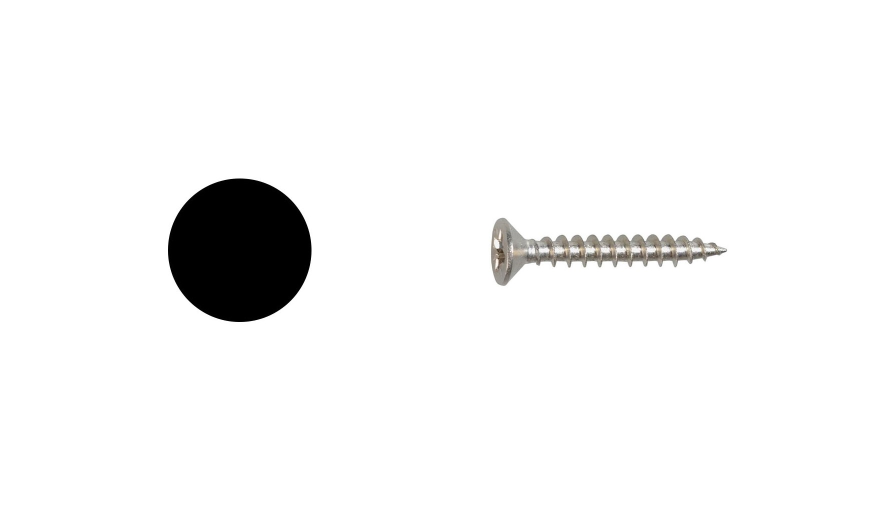
#> input picture withScrewTest.jpg, 1741 x 1021 px (shown at 1/2 size)
$ python identify.py   (older library calls are emulated)
#> lines starting #> are read from the running program, lines starting #| are printed output that depends on the picture; after the words box and inside, x2 and y2 are one past the last pixel; in counts of white or black regions, pixels touching at a corner belong together; long printed decimals are rounded
### ML/SizeObj.py
from scipy.spatial import distance as dist
from imutils import perspective
from imutils import contours
import numpy as np
import argparse
import imutils
import cv2

class SizeObj:

    def __init__(self, image_path):
        # load the image, convert it to grayscale, and blur it slightly
#> called with image_path = 'withScrewTest.jpg'
        image = cv2.imread(image_path)
#> image is the input picture: shape (1021, 1741, 3); mean B, G, R 244.1, 244.2, 244.3
        gray = cv2.cvtColor(image, cv2.COLOR_BGR2GRAY)
        gray = cv2.GaussianBlur(gray, (7, 7), 0)

        # perform edge detection, then perform a dilation + erosion to
        # close gaps in between object edges
        edged = cv2.Canny(gray, 50, 100)
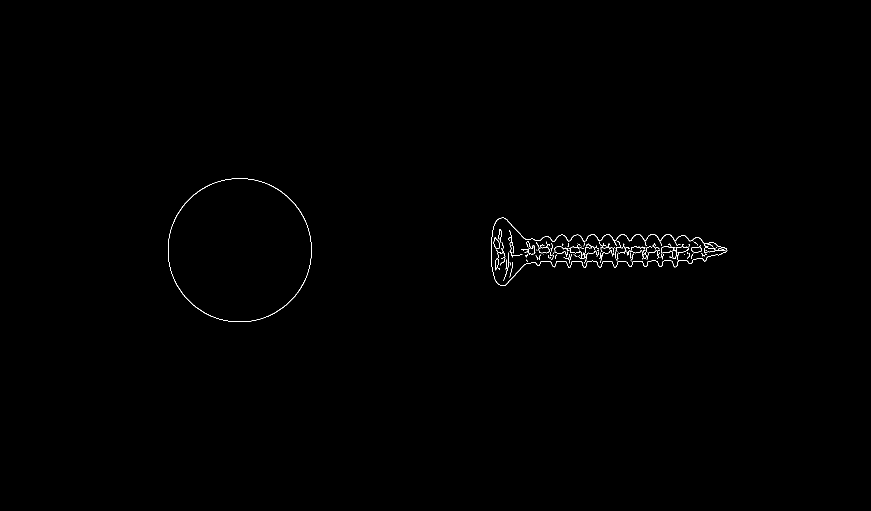
#> edged: shape (1021, 1741) (shown at 1/2 size); 0.29% white in thin lines or dots, all inside (x1, y1, x2, y2) = (336, 357, 1455, 644)
        edged = cv2.dilate(edged, None, iterations=1)
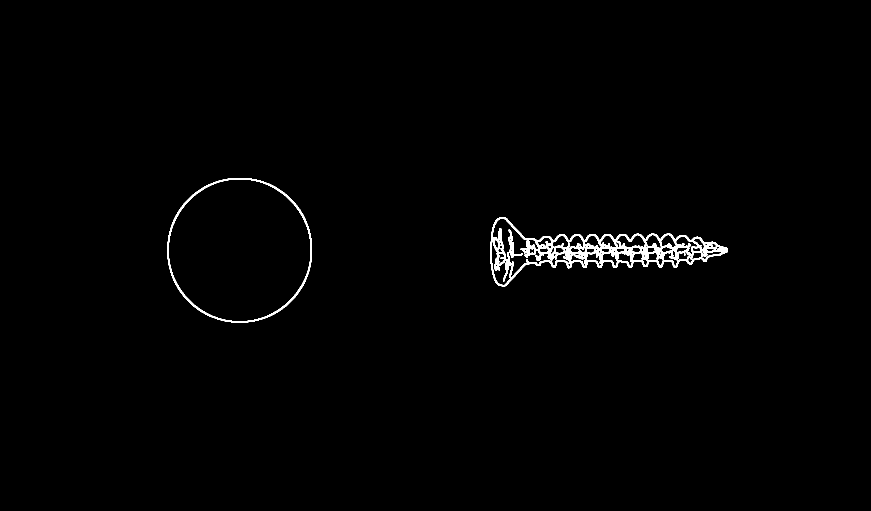
#> edged: shape (1021, 1741) (shown at 1/2 size); 0.94% white; 5 white regions (1 under 20 px), largest, box (x1, y1, x2, y2) and area: (981, 434, 1456, 573) 11370, (335, 356, 624, 645) 3341, (986, 457, 1046, 563) 1603, (1041, 481, 1072, 516) 440
        edged = cv2.erode(edged, None, iterations=1)

        # find contours in the edge map
        cnts = cv2.findContours(edged.copy(), cv2.RETR_EXTERNAL,
            cv2.CHAIN_APPROX_SIMPLE)
#> cnts = 2 contours; box (x1, y1, x2, y2) and area: (336, 357, 623, 644) 64781, (982, 435, 1455, 572) 25923
        cnts = imutils.grab_contours(cnts)

        (cnts, _) = contours.sort_contours(cnts)

        self.image = image
        self.contours = cnts
#> self.contours has the same summary as cnts
        self.pixelsPerMetric = None

    def process(self, width):
#> called with width = 0.955
        sizes = []
        for c in self.contours:
            # if the contour is not sufficiently large, ignore it
            if cv2.contourArea(c) < 100:
                continue

            # compute the rotated bounding box of the contour
            orig = self.image.copy()
            box = cv2.minAreaRect(c)
            box = cv2.cv.BoxPoints(box) if imutils.is_cv2() else cv2.boxPoints(box)
            box = np.array(box, dtype="int")

            # order the points in the contour such that they appear
            # in top-left, top-right, bottom-right, and bottom-left
            # order, then draw the outline of the rotated bounding
            # box
            box = perspective.order_points(box)
            cv2.drawContours(orig, [box.astype("int")], -1, (0, 255, 0), 2)

            # loop over the original points and draw them
            for (x, y) in box:
                cv2.circle(orig, (int(x), int(y)), 5, (0, 0, 255), -1)

            # unpack the ordered bounding box, then compute the midpoint
            # between the top-left and top-right coordinates, followed by
            # the midpoint between bottom-left and bottom-right coordinates
            (tl, tr, br, bl) = box
            (tltrX, tltrY) = midpoint(tl, tr)
            (blbrX, blbrY) = midpoint(bl, br)

            # compute the midpoint between the top-left and top-right points,
            # followed by the midpoint between the top-righ and bottom-right
            (tlblX, tlblY) = midpoint(tl, bl)
            (trbrX, trbrY) = midpoint(tr, br)

            # draw the midpoints on the image
            # cv2.circle(orig, (int(tltrX), int(tltrY)), 5, (255, 0, 0), -1)
            # cv2.circle(orig, (int(blbrX), int(blbrY)), 5, (255, 0, 0), -1)
            # cv2.circle(orig, (int(tlblX), int(tlblY)), 5, (255, 0, 0), -1)
            # cv2.circle(orig, (int(trbrX), int(trbrY)), 5, (255, 0, 0), -1)

            # draw lines between the midpoints
            # cv2.line(orig, (int(tltrX), int(tltrY)), (int(blbrX), int(blbrY)),
            #     (255, 0, 255), 2)
            # cv2.line(orig, (int(tlblX), int(tlblY)), (int(trbrX), int(trbrY)),
            #     (255, 0, 255), 2)

            # compute the Euclidean distance between the midpoints
            dA = dist.euclidean((tltrX, tltrY), (blbrX, blbrY))
            dB = dist.euclidean((tlblX, tlblY), (trbrX, trbrY))

            # if the pixels per metric has not been initialized, then
            # compute it as the ratio of pixels to supplied metric
            # (in this case, inches)
            if self.pixelsPerMetric is None:
                self.pixelsPerMetric = dB / width

            # compute the size of the object
            dimA = dA / self.pixelsPerMetric
            dimB = dB / self.pixelsPerMetric

            sizes.append((dimA, dimB))
#> this loop made 2 passes
#> (tl, tr, br, bl, tltrX, tltrY, blbrX, blbrY) on pass 1: ([336, 357], [622, 357], [622, 643], [336, 643], 479, 357, 479, 643)
#> (tl, tr, br, bl, tltrX, tltrY, blbrX, blbrY) on pass 2: ([987, 433], [1456, 479], [1442, 614], [973, 567], 1221.5, 456, 1207.5, 590.5)
#> after the loop, self.pixelsPerMetric = 299.5; sizes = [(0.955, 0.955), (0.452, 1.57)]

            # draw the object sizes on the image
            # cv2.putText(orig, "{:.1f}in".format(dimA),
            #     (int(tltrX - 15), int(tltrY - 10)), cv2.FONT_HERSHEY_SIMPLEX,
            #     0.65, (255, 255, 255), 2)
            # cv2.putText(orig, "{:.1f}in".format(dimB),
            #     (int(trbrX + 10), int(trbrY)), cv2.FONT_HERSHEY_SIMPLEX,
            #     0.65, (255, 255, 255), 2)

            # show the output image
            # cv2.imshow("Image", orig)
            # cv2.waitKey(0)
        self.sizes = sizes
#> self.sizes = [(0.955, 0.955), (0.452, 1.57)]

def midpoint(ptA, ptB):
	return ((ptA[0] + ptB[0]) * 0.5, (ptA[1] + ptB[1]) * 0.5)

### fft/FFTObj.py
import cv2
import numpy as np
from scipy.signal import find_peaks

class FFTObj:

    def __init__(self, image, pixel_ratio):
        self.img = cv2.imread(image,0)
        self.pixel_ratio = pixel_ratio

    def get_fft_mag_spectrum(self):
        (thresh, img2) = cv2.threshold(self.img, 225, 255, cv2.THRESH_BINARY)
        #img2 = cv2.blur(img2, (1, 1280))
        f = np.fft.ifft2(img2)
        fshift = np.fft.fftshift(f)
        magnitude_spectrum = 20*np.log(np.abs(fshift))
        return magnitude_spectrum

    def get_fft_graph(self):
        mag = self.get_fft_mag_spectrum()
        graph = list();
        for i in range(len(mag[0])):
            graph.append(0);
        for i in range(len(mag)):
            for j in range(len(mag[i])):
                graph[j] = graph[j] + mag[i][j]
        for i in range(len(graph)):
            graph[i] = graph[i] / len(mag)
        return graph

    def get_peaks(self, graph):
        thresh = (max(graph) - min(graph)) * 0.01
        print(thresh)
        return find_peaks(graph, threshold=thresh)[0]

    def get_pitch(self):
        graph = self.get_fft_graph()
        peaks = self.get_peaks(graph)
        maxindex = graph.index(max(graph))
        peakindex = np.where(peaks == maxindex)[0][0]
        pixels = maxindex - peaks[peakindex - 1]
        return pixels * self.pixel_ratio

### identify.py
from matplotlib import pyplot as plt
from fft.FFTObj import FFTObj
from ML.SizeObj import SizeObj
import cv2

image = "withScrewTest.jpg"
# image = "fft/screw.jpg"

size_obj = SizeObj(image)
size_obj.process(0.955)

length = size_obj.sizes[1][1]
#> length = 1.57
inches_per_pixel = 1 / size_obj.pixelsPerMetric
#> inches_per_pixel = 0.00334

img = cv2.imread(image,0)
#> img: shape (1021, 1741); min 0, max 255, mean 244.2
fft = FFTObj(image, inches_per_pixel)
graph = fft.get_fft_graph()
#> in get_fft_mag_spectrum, `(thresh, img2) = cv2.threshold(self.img, 225, 255, cv2.THRESH_BINARY)`:
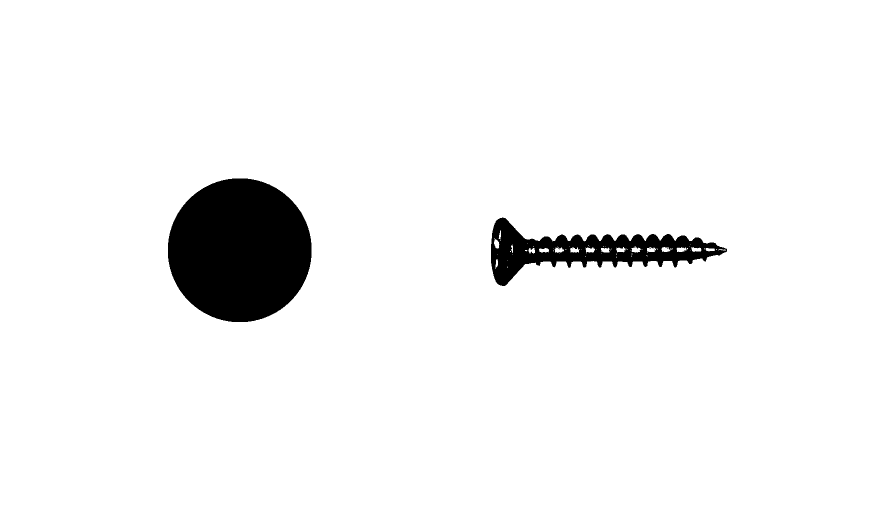
#> img2: shape (1021, 1741) (shown at 1/2 size); 95% white; 6 black regions (4 under 20 px), largest, box (x1, y1, x2, y2) and area: (336, 357, 623, 644) 65046, (982, 435, 1454, 572) 24000
#> in get_fft_mag_spectrum, `magnitude_spectrum = 20*np.log(np.abs(fshift))`:
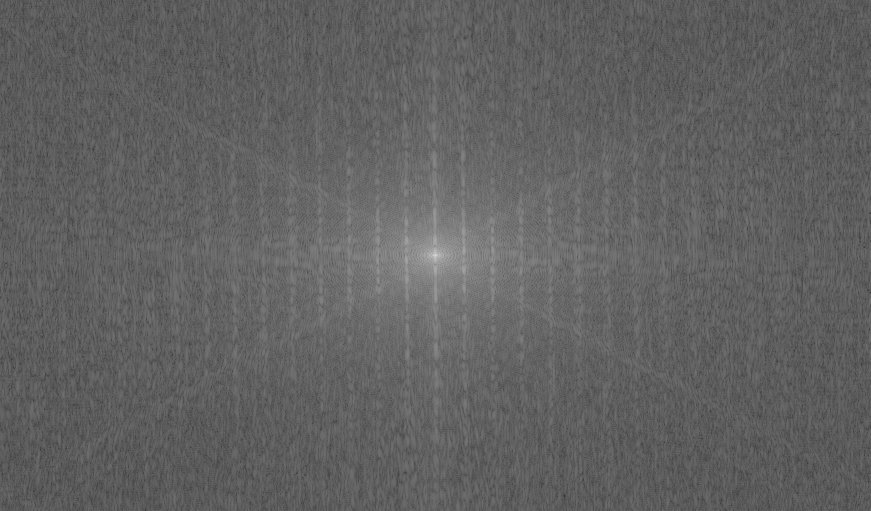
#> magnitude_spectrum: shape (1021, 1741) float64 (shown at 1/2 size); min -248.7, max 109.8, mean -111.8; drawn with min black and max white
#> after the loop in get_fft_graph, `for i in range(len(mag[0])):`: graph = 1741 values from 0 to 0
#> after the loop in get_fft_graph, `for i in range(len(mag)):`: graph = 1741 values, max -79057.1 at index 870, min -125813.5 at index 1603, mean -114133.9
#> after the loop in get_fft_graph, `for i in range(len(graph)):`: graph = 1741 values, max -77.43 at index 870, min -123.2 at index 1603, mean -111.8
plt.subplot(222),plt.plot(graph)
plt.title('FFT'), plt.xticks([]), plt.yticks([])
# plt.show()

peaks = fft.get_peaks(graph)
#> in get_peaks, `thresh = (max(graph) - min(graph)) * 0.01`: thresh = 0.458
#| 0.4579
#> peaks = 193 values from 5 to 1735
plt.subplot(224),plt.plot(peaks, len(peaks) * [1], "x")
plt.title('Peaks'), plt.xticks([]), plt.yticks([])
plt.show()
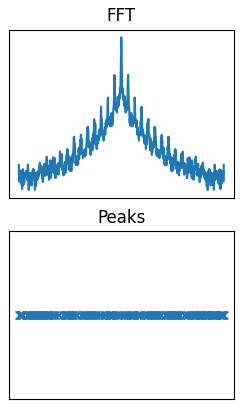
#> figure drawn by matplotlib, 2 panels

pitch = fft.get_pitch()
#| 0.4579
#> in get_pitch, `maxindex = graph.index(max(graph))`: maxindex = 870
#> in get_pitch, `peakindex = np.where(peaks == maxindex)[0][0]`: peakindex = 96
#> in get_pitch, `pixels = maxindex - peaks[peakindex - 1]`: pixels = 26
#> pitch = 0.0868

print('Inches per pixel: ' + str(inches_per_pixel))
#| Inches per pixel: 0.003339
print('Screw length: ' + str(length))
#| Screw length: 1.574
print('Thread pitch: ' + str(pitch))
#| Thread pitch: 0.08682

plt.subplot(221),plt.imshow(img, cmap = 'gray')
plt.title('Image'), plt.xticks([]), plt.yticks([])

plt.subplot(222),plt.plot(graph)
plt.title('FFT'), plt.xticks([]), plt.yticks([])

plt.subplot(224),plt.plot(peaks, len(peaks) * [1], "x")
plt.title('Peaks'), plt.xticks([]), plt.yticks([]), plt.xlabel("Calculated Pitch: " + str(fft.get_pitch()) + " in")
#| 0.4579

plt.show()
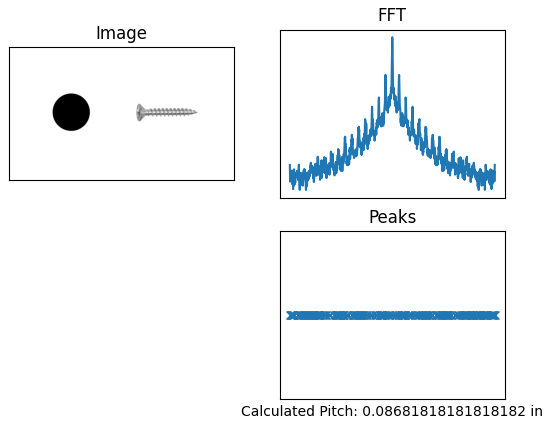
#> figure drawn by matplotlib, 3 panels
